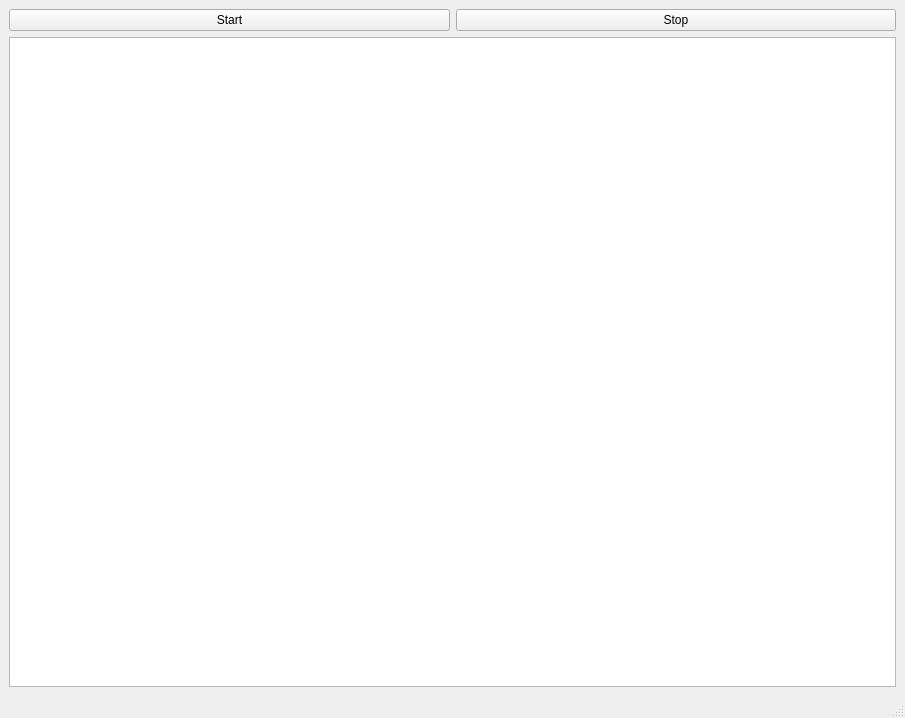
<?xml version="1.0" encoding="UTF-8"?>
<ui version="4.0">
 <class>MainWindow</class>
 <widget class="QMainWindow" name="MainWindow">
  <property name="geometry">
   <rect>
    <x>0</x>
    <y>0</y>
    <width>905</width>
    <height>718</height>
   </rect>
  </property>
  <property name="windowTitle">
   <string>MainWindow</string>
  </property>
  <widget class="QWidget" name="centralwidget">
   <layout class="QVBoxLayout" name="verticalLayout">
    <item>
     <layout class="QHBoxLayout" name="horizontalLayout">
      <item>
       <widget class="QPushButton" name="start">
        <property name="text">
         <string>Start</string>
        </property>
        <property name="checkable">
         <bool>true</bool>
        </property>
        <property name="autoRepeat">
         <bool>true</bool>
        </property>
       </widget>
      </item>
      <item>
       <widget class="QPushButton" name="stop">
        <property name="enabled">
         <bool>true</bool>
        </property>
        <property name="text">
         <string>Stop</string>
        </property>
       </widget>
      </item>
     </layout>
    </item>
    <item>
     <widget class="QGraphicsView" name="graphicsView">
      <property name="interactive">
       <bool>true</bool>
      </property>
     </widget>
    </item>
   </layout>
  </widget>
  <widget class="QMenuBar" name="menubar">
   <property name="geometry">
    <rect>
     <x>0</x>
     <y>0</y>
     <width>905</width>
     <height>33</height>
    </rect>
   </property>
  </widget>
  <widget class="QStatusBar" name="statusbar"/>
 </widget>
 <resources/>
 <connections/>
</ui>
